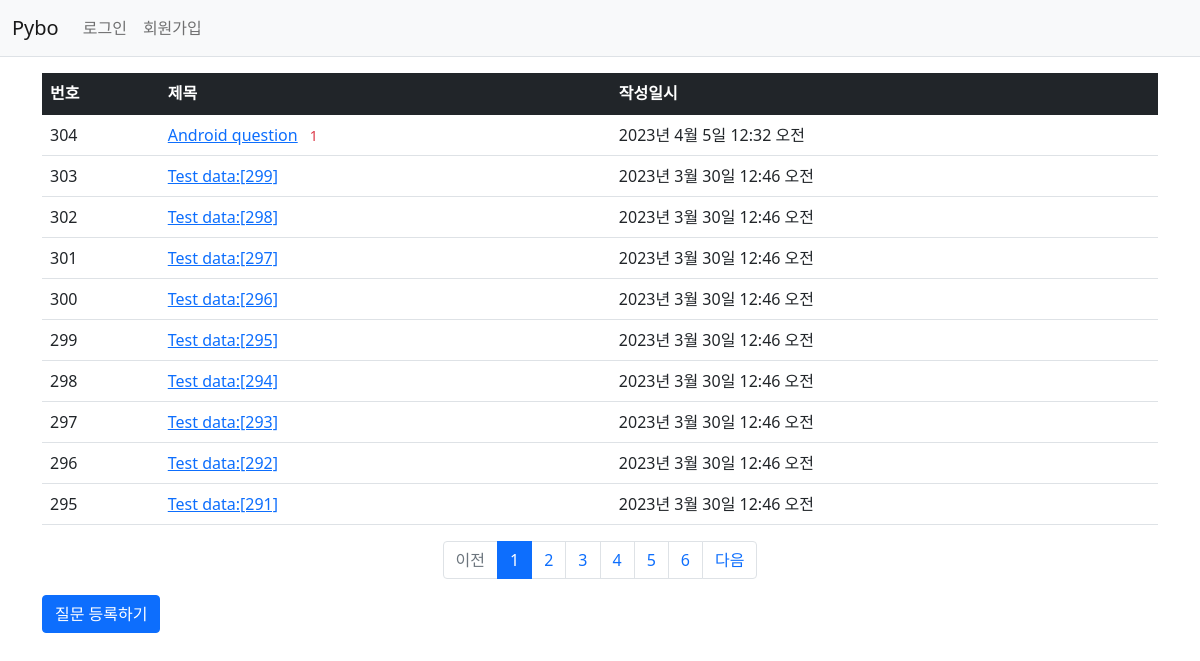
Screenshot of /pybo/ with the database file from the repository.
### pybo/models.py (models this page shows, shortened)
class Question(models.Model):
    author = models.ForeignKey(User, on_delete=models.CASCADE)  # question author
    subject = models.CharField(max_length=200)
    content = models.TextField()
    create_date = models.DateTimeField()
    modify_date = models.DateTimeField(null=True, blank=True)   # modified date

### pybo/views.py (the view)
# urls.py: path('', views.index, name='index'),    # '/'에 해당되는 path. 즉 http://localhost:8080/
def index(request):
    page = request.GET.get('page', '1')  # 페이지. # GET방식으로 호출된 url에서 page값을 가져올 때 사용됨
    question_list = Question.objects.order_by('-create_date')
    paginator = Paginator(question_list, 10)  # 페이지당 10개씩 보여주기
    page_obj = paginator.get_page(page)
    context = {'question_list': page_obj}   # question_list는 페이징 객체(page_obj)
    return render(request, 'pybo/question_list.html', context)

### pybo/templatetags/pybo_filter.py (called while the page is built)
@register.filter
def sub(value, arg):
    return value - arg

### templates/pybo/question_list.html
{%  extends 'base.html' %}
{% load pybo_filter %}
{% block content %}
<div class="container my-3">
    <table class="table">
        <thead>
        <tr class="table-dark">
            <th>번호</th>
            <th>제목</th>
            <th>작성일시</th>
        </tr>
        </thead>
        <tbody>
        {% if question_list %}
        {% for question in question_list %}
        <tr>
            <td>
                {{ question_list.paginator.count|sub:question_list.start_index|sub:forloop.counter0|add:1 }}
            </td>
            <td>
                <a href="{% url 'pybo:detail' question.id %}">{{ question.subject }}</a>
                {% if question.answer_set.count > 0 %}
                    <span class="text-danger small mx-2">{{ question.answer_set.count }}</span>
                {% endif %}
            </td>
            <td>{{ question.create_date }}</td>
        </tr>
        {% endfor %}
        {% else %}
        <tr>
            <td colspan="3">질문이 없습니다.</td>
        </tr>
        {% endif %}
        </tbody>
    </table>
    <ul class="pagination justify-content-center">
        {% if question_list.has_previous %}
        <li class="page-item">
            <a class="page-link" href="?page={{ question_list.previous_page_number }}">이전</a>
        </li>
        {% else %}
        <li class="page-item disabled">
            <a class="page-link" tabindex="-1" aria-disabled="true" href="#">이전</a>
        </li>
        {% endif %}
        {% for page_number in question_list.paginator.page_range %}
        {% if page_number >= question_list.number|add:-5 and page_number <= question_list.number|add:5 %}
        {% if page_number == question_list.number %}
        <li class="page-item active" aria-current="page">
            <a class="page-link" href="?page={{ page_number }}">{{ page_number }}</a>
        </li>
        {% else %}
        <li class="page-item">
            <a class="page-link" href="?page={{ page_number }}">{{ page_number }}</a>
        </li>
        {% endif %}
        {% endif %}
        {% endfor %}
        {% if question_list.has_next %}
        <li class="page-item">
            <a class="page-link" href="?page={{ question_list.next_page_number }}">다음</a>
        </li>
        {% else %}
        <li class="page-item disabled">
            <a class="page-link" tabindex="-1" aria-disabled="true" href="#">다음</a>
        </li>
        {% endif %}
    </ul>
    <a href="{% url 'pybo:question_create' %}" class="btn btn-primary">질문 등록하기</a>
</div>
{% endblock %}

### rows the page displays
Question: paginator.count|sub "304", subject "Android question", answer_set.count "1", create_date "2023년 4월 5일 12:32 오전"
Question: paginator.count|sub "303", subject "Test data:[299]", create_date "2023년 3월 30일 12:46 오전"
Question: paginator.count|sub "302", subject "Test data:[298]", create_date "2023년 3월 30일 12:46 오전"
Question: paginator.count|sub "301", subject "Test data:[297]", create_date "2023년 3월 30일 12:46 오전"
Question: paginator.count|sub "300", subject "Test data:[296]", create_date "2023년 3월 30일 12:46 오전"
Question: paginator.count|sub "299", subject "Test data:[295]", create_date "2023년 3월 30일 12:46 오전"
Question: paginator.count|sub "298", subject "Test data:[294]", create_date "2023년 3월 30일 12:46 오전"
Question: paginator.count|sub "297", subject "Test data:[293]", create_date "2023년 3월 30일 12:46 오전"
Question: paginator.count|sub "296", subject "Test data:[292]", create_date "2023년 3월 30일 12:46 오전"
Question: paginator.count|sub "295", subject "Test data:[291]", create_date "2023년 3월 30일 12:46 오전"

### other values shown
{{ page_number }} "1"
{{ page_number }} "2" "3" "4" "5" "6"
